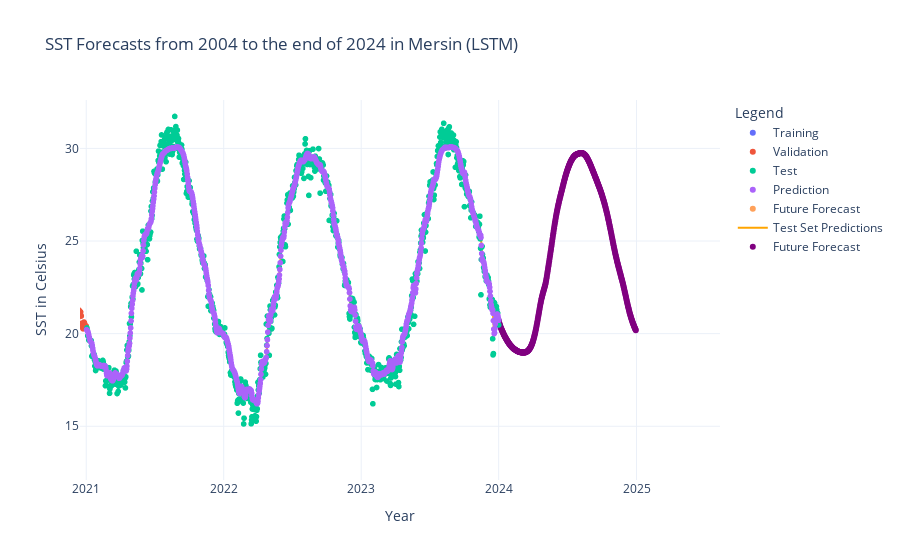

The notebook cell saved with this chart:
### Code cell
import plotly.express as px
# Generate dates for historical data based on the lengths of your data arrays
train_dates = pd.date_range(start='2005-01-01', periods=len(y_train), freq='D')
val_dates = pd.date_range(start=train_dates[-1] + pd.Timedelta(days=1), periods=len(y_val), freq='D')
test_dates = pd.date_range(start=val_dates[-1] + pd.Timedelta(days=1), periods=len(y_test), freq='D')

# Create DataFrames for each dataset
df_train = pd.DataFrame({'Date': train_dates, 'SST': y_train, 'Type': 'Training'})
df_val = pd.DataFrame({'Date': val_dates, 'SST': y_val, 'Type': 'Validation'})
df_test = pd.DataFrame({'Date': test_dates, 'SST': y_test, 'Type': 'Test'})
df_pred = pd.DataFrame({'Date': test_dates, 'SST': test_pred, 'Type': 'Prediction'})
df_future = future_forecast_df.copy()
df_future['Type'] = 'Future Forecast'

# Combine all DataFrames
df_all = pd.concat([df_train, df_val, df_test, df_pred, df_future])

# Plot the data using Plotly Express
fig = px.scatter(df_all, x='Date', y='SST', color='Type', title="SST Forecasts from 2004 to the end of 2024 in Mersin (LSTM)")

# Add lines for test set predictions
fig.add_scatter(x=df_pred['Date'], y=df_pred['SST'], mode='lines', name='Test Set Predictions', line=dict(color='orange'))

# Add points for future forecasts
fig.add_scatter(x=df_future.index, y=df_future['Forecast'], mode='markers', name='Future Forecast', marker=dict(color='purple'))

# Customize the layout
fig.update_layout(
    xaxis_title="Year",
    yaxis_title="SST in Celsius",
    legend_title="Legend",
    template="plotly_white"
)

fig.show()

### Figure 1 — Plotly figure (JSON) as saved in the notebook; plotly's stock layout.template omitted (floating-point values rounded to 4 significant figures; data arrays with more than 128 entries replaced by an {"elided": "..."} marker saying what was removed)
{"data": [{"hovertemplate": "Type=Training<br>Date=%{x}<br>SST=%{y}<extra></extra>", "legendgroup": "Training", "marker": {"color": "#636efa", "symbol": "circle"}, "mode": "markers", "name": "Training", "showlegend": true, "type": "scattergl", "x": {"elided": "5115 str values"}, "xaxis": "x", "y": {"elided": "5115 float values"}, "yaxis": "y"}, {"hovertemplate": "Type=Validation<br>Date=%{x}<br>SST=%{y}<extra></extra>", "legendgroup": "Validation", "marker": {"color": "#EF553B", "symbol": "circle"}, "mode": "markers", "name": "Validation", "showlegend": true, "type": "scattergl", "x": {"elided": "730 str values"}, "xaxis": "x", "y": {"elided": "730 float values"}, "yaxis": "y"}, {"hovertemplate": "Type=Test<br>Date=%{x}<br>SST=%{y}<extra></extra>", "legendgroup": "Test", "marker": {"color": "#00cc96", "symbol": "circle"}, "mode": "markers", "name": "Test", "showlegend": true, "type": "scattergl", "x": {"elided": "1095 str values"}, "xaxis": "x", "y": {"elided": "1095 float values"}, "yaxis": "y"}, {"hovertemplate": "Type=Prediction<br>Date=%{x}<br>SST=%{y}<extra></extra>", "legendgroup": "Prediction", "marker": {"color": "#ab63fa", "symbol": "circle"}, "mode": "markers", "name": "Prediction", "showlegend": true, "type": "scattergl", "x": {"elided": "1095 str values"}, "xaxis": "x", "y": {"elided": "1095 float values"}, "yaxis": "y"}, {"hovertemplate": "Type=Future Forecast<br>Date=%{x}<br>SST=%{y}<extra></extra>", "legendgroup": "Future Forecast", "marker": {"color": "#FFA15A", "symbol": "circle"}, "mode": "markers", "name": "Future Forecast", "showlegend": true, "type": "scattergl", "x": {"elided": "365 null values"}, "xaxis": "x", "y": {"elided": "365 null values"}, "yaxis": "y"}, {"line": {"color": "orange"}, "mode": "lines", "name": "Test Set Predictions", "type": "scatter", "x": {"elided": "1095 str values"}, "y": {"elided": "1095 float values"}}, {"marker": {"color": "purple"}, "mode": "markers", "name": "Future Forecast", "type": "scatter", "x": {"elided": "365 str values"}, "y": {"elided": "365 float values"}}], "layout": {"autosize": true, "legend": {"title": {"text": "Legend"}, "tracegroupgap": 0}, "title": {"text": "SST Forecasts from 2004 to the end of 2024 in Mersin (LSTM)"}, "xaxis": {"anchor": "y", "autorange": false, "domain": [0, 1], "range": ["2020-12-15 11:54:07.3469", "2025-08-10 13:28:09.7959"], "showspikes": false, "title": {"text": "Year"}, "type": "date"}, "yaxis": {"anchor": "x", "autorange": false, "domain": [0, 1], "range": [12.1, 32.61], "showspikes": false, "title": {"text": "SST in Celsius"}, "type": "linear"}}}
